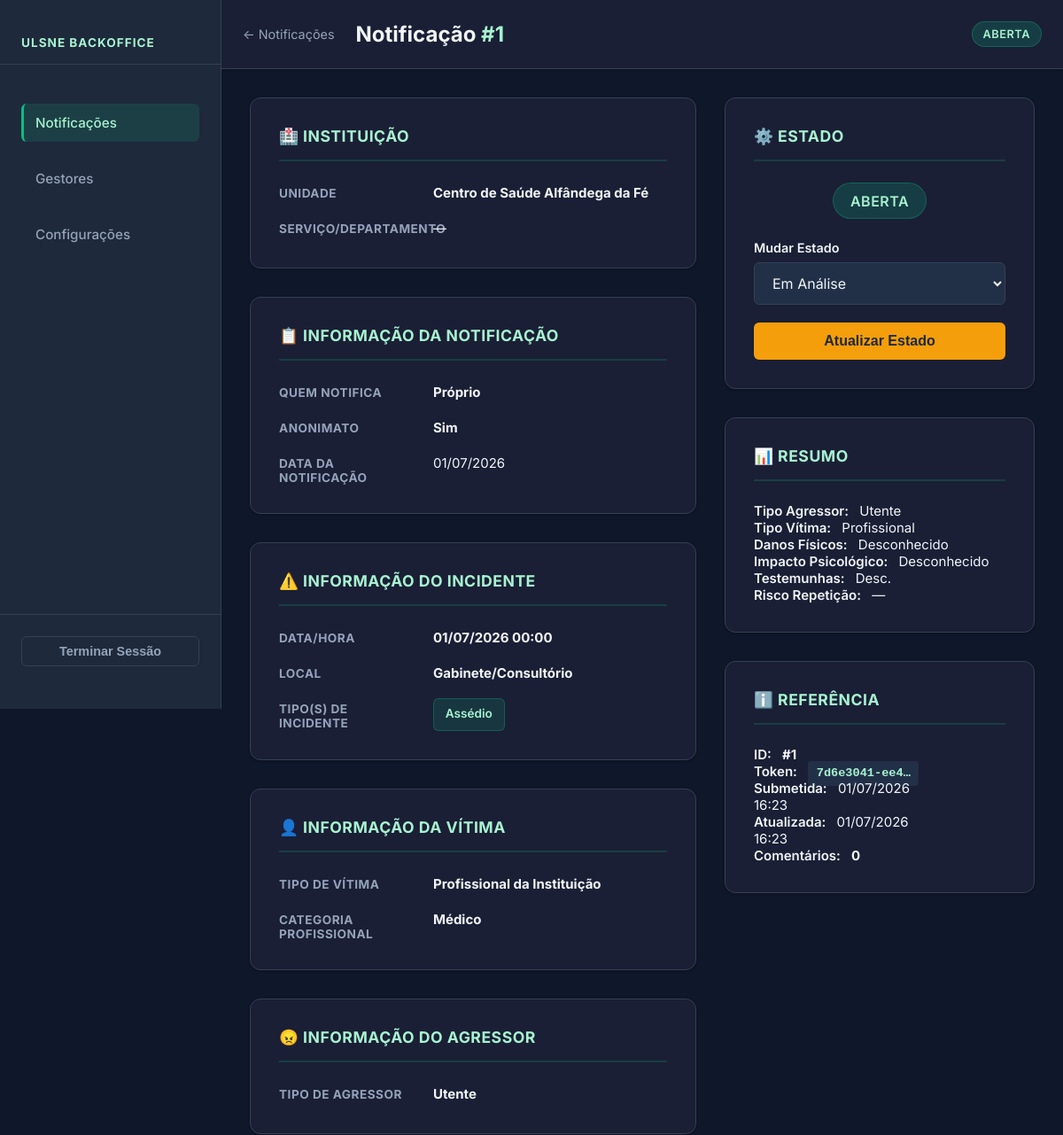
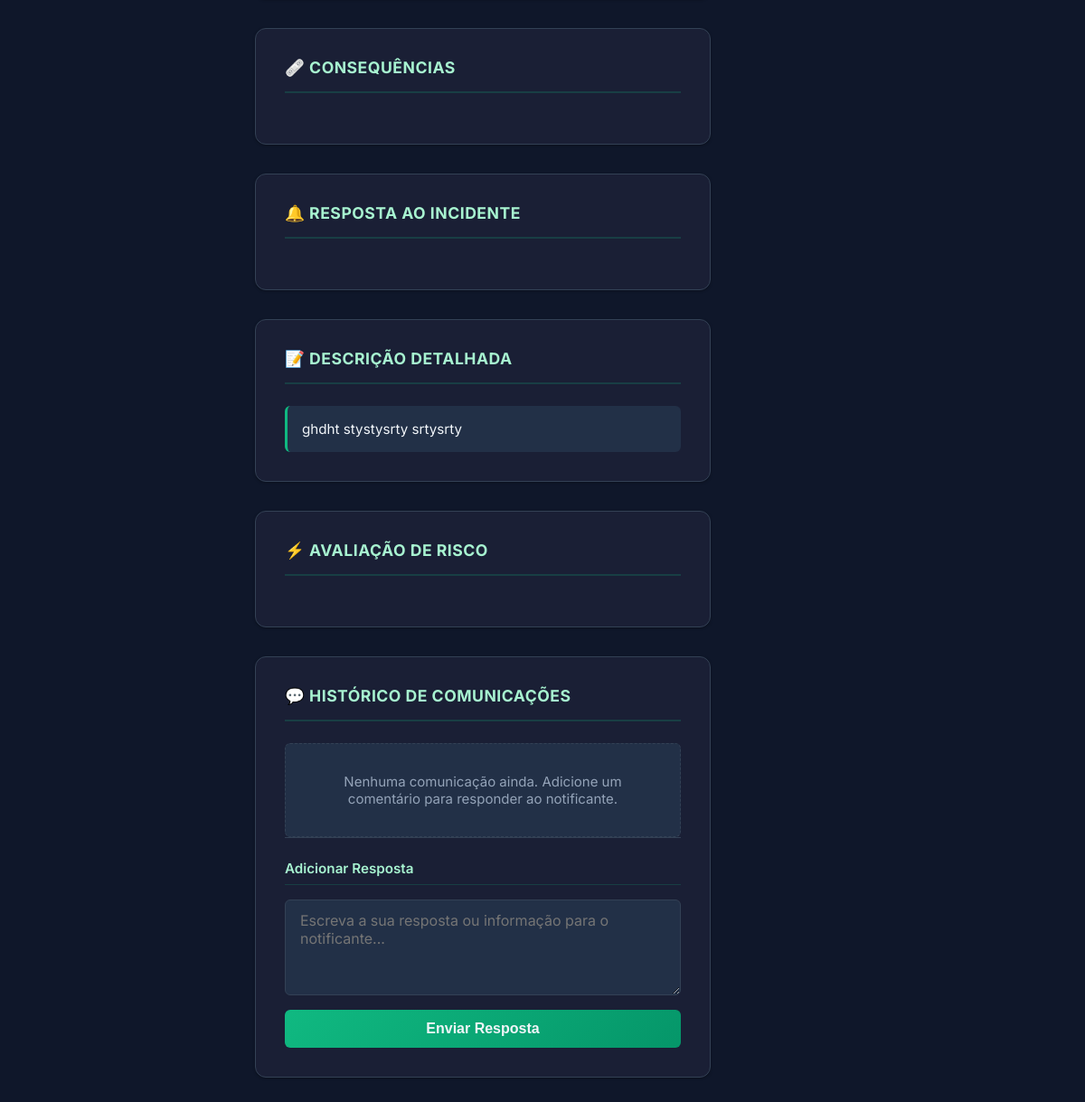
Page /admin/notificacoes/1 (signed in) on the committed database (2 pictures, top to bottom).
### app/models.py (models this page shows)
class Notification(db.Model):
    __tablename__ = 'notifications'
    id = db.Column(db.Integer, primary_key=True)
    token = db.Column(db.String(36), unique=True, nullable=False, default=lambda: str(uuid.uuid4()))
    status = db.Column(db.String(20), nullable=False, default=STATUS_ABERTA)
    unidade_local = db.Column(db.String(200), nullable=False)
    servico = db.Column(db.String(200), nullable=True)
    quem_notifica = db.Column(db.String(50), nullable=False)  # 'proprio', 'outro'
    quem_notifica_outro = db.Column(db.String(200), nullable=True)
    eh_anonimo = db.Column(db.Boolean, default=True)
    nome_notificante = db.Column(db.String(200), nullable=True)
    contacto_notificante = db.Column(db.String(200), nullable=True)
    data_notificacao = db.Column(db.Date, nullable=False)
    data_incidente = db.Column(db.DateTime, nullable=False)
    local_incidente = db.Column(db.String(50), nullable=False)
    local_incidente_outro = db.Column(db.String(200), nullable=True)
    tipos_incidente = db.Column(db.String(500), nullable=False)  # CSV
    tipos_incidente_outro = db.Column(db.String(200), nullable=True)
    tipo_vitima = db.Column(db.String(50), nullable=False)
    categoria_profissional = db.Column(db.String(50), nullable=True)
    nome_vitima = db.Column(db.String(200), nullable=True)
    tipo_agressor = db.Column(db.String(50), nullable=False)
    numero_agressores = db.Column(db.Integer, nullable=True)
    identidade_conhecida = db.Column(db.String(50), nullable=True)  # 'sim', 'nao'
    nome_agressor = db.Column(db.String(200), nullable=True)
    danos_fisicos = db.Column(db.String(50), nullable=True)  # 'sim', 'nao', 'desconhecido'
    impacto_psicologico = db.Column(db.String(50), nullable=True)
    assistencia_medica = db.Column(db.String(50), nullable=True)
    intervencao_autoridades = db.Column(db.String(50), nullable=True)
    quem_foi_informado = db.Column(db.String(500), nullable=True)  # CSV
    quem_informado_outro = db.Column(db.String(200), nullable=True)
    medidas_aplicadas = db.Column(db.String(500), nullable=True)  # CSV
    medidas_outro = db.Column(db.String(200), nullable=True)
    existem_testemunhas = db.Column(db.String(50), nullable=True)
    descricao_testemunhas = db.Column(db.Text, nullable=True)
    descricao = db.Column(db.Text, nullable=False)
    risco_repeticao = db.Column(db.String(50), nullable=True)  # 'sim', 'nao', 'nao_sei'
    agressor_contacto = db.Column(db.String(50), nullable=True)
    created_at = db.Column(db.DateTime, default=datetime.utcnow)
    updated_at = db.Column(db.DateTime, default=datetime.utcnow, onupdate=datetime.utcnow)
    comments = db.relationship('Comment', backref='notification', lazy=True, order_by='Comment.created_at')
    @property
    def status_label(self):
        return STATUS_LABELS.get(self.status, self.status)
    @property
    def tipos_incidente_list(self):
        return [t.strip() for t in self.tipos_incidente.split(',') if t.strip()]
    @property
    def tipos_incidente_labels(self):
        mapping = dict(TIPOS_INCIDENTE)
        return [mapping.get(t, t) for t in self.tipos_incidente_list]

### app/routes/backoffice.py (the view, shortened to what this page needs)
@bp.route('/notificacoes/<int:notif_id>', methods=['GET', 'POST'])
@login_required
def notification_detail(notif_id):
    notif = Notification.query.get_or_404(notif_id)
    comment_form = CommentForm(prefix='comment')
    status_form = StatusForm(prefix='status')
    return render_template(
        'admin/detail.html',
        notif=notif,
        comment_form=comment_form,
        status_form=status_form,
        STATUS_EM_ANALISE=STATUS_EM_ANALISE,
        STATUS_ENCERRADO=STATUS_ENCERRADO,
    )

### app/routes/backoffice.py
class CommentForm(FlaskForm):
    text = TextAreaField('Comentário', validators=[DataRequired(), Length(min=3, max=2000)])
    submit = SubmitField('Adicionar Comentário')

class StatusForm(FlaskForm):
    status = SelectField('Mudar Estado', choices=[
        (STATUS_EM_ANALISE, STATUS_LABELS[STATUS_EM_ANALISE]),
        (STATUS_ENCERRADO, STATUS_LABELS[STATUS_ENCERRADO]),
    ])
    submit = SubmitField('Atualizar Estado')

### app/__init__.py (called while the page is built)
@login_manager.user_loader
def load_user(user_id):
    return User.query.get(int(user_id))

def create_app():
    app = Flask(__name__, instance_relative_config=True)
    app.config.from_object(Config)
    db.init_app(app)
    login_manager.init_app(app)
    csrf.init_app(app)
    from .routes.public import bp as public_bp
    from .routes.auth import bp as auth_bp
    from .routes.backoffice import bp as backoffice_bp
    from .routes.users import bp as users_bp
    from .routes.settings import bp as settings_bp
    app.register_blueprint(public_bp)
    app.register_blueprint(auth_bp)
    app.register_blueprint(backoffice_bp)
    app.register_blueprint(users_bp)
    app.register_blueprint(settings_bp)
    from datetime import datetime
    @app.context_processor
    def inject_now():
        return {'now': datetime.utcnow()}
    with app.app_context():
        db.create_all()
        _seed_admin()
    return app

### app/templates/admin/detail.html (shortened to what this page needs)
{% extends "admin/base_admin.html" %}
{% block topbar %}
  <a href="{{ url_for('backoffice.notifications') }}" class="topbar-back">← Notificações</a>
  <h2 class="topbar-title">Notificação <span class="ref">#{{ notif.id }}</span></h2>
  <span class="badge badge-{{ notif.status }} badge-lg">{{ notif.status_label }}</span>
{% endblock %}
{% block content %}
<div class="detail-layout">
  <div class="detail-main">
    <div class="detail-card">
      <h3>🏥 Instituição</h3>
      <dl class="detail-dl">
        <dt>Unidade</dt>
        <dd><strong>{{ notif.unidade_local }}</strong></dd>
        <dt>Serviço/Departamento</dt>
        <dd>{{ notif.servico or '—' }}</dd>
      </dl>
    </div>
    <div class="detail-card">
      <h3>📋 Informação da Notificação</h3>
      <dl class="detail-dl">
        <dt>Quem notifica</dt>
        <dd>
          <strong>{% if notif.quem_notifica == 'proprio' %}Próprio{% else %}Outro{% endif %}</strong>
        </dd>
        <dt>Anonimato</dt>
        <dd><strong>{% if notif.eh_anonimo %}Sim{% else %}Não{% endif %}</strong></dd>
        <dt>Data da Notificação</dt>
        <dd>{{ notif.data_notificacao.strftime('%d/%m/%Y') }}</dd>
      </dl>
    </div>
    <div class="detail-card">
      <h3>⚠️ Informação do Incidente</h3>
      <dl class="detail-dl">
        <dt>Data/Hora</dt>
        <dd><strong>{{ notif.data_incidente.strftime('%d/%m/%Y %H:%M') }}</strong></dd>
        <dt>Local</dt>
        <dd>
          <strong>{% set locais = {'gabinete': 'Gabinete/Consultório', 'sala_espera': 'Sala de Espera', 'servico_clinico': 'Serviço/Unidade Clínica', 'corredor': 'Corredor ou Espaço Comum', 'exterior': 'Exterior da Instituição', 'outro': 'Outro'} %}
            {{ locais.get(notif.local_incidente, notif.local_incidente) }}</strong>
        </dd>
        <dt>Tipo(s) de Incidente</dt>
        <dd>
          <div class="tag-list">
            {% for t in notif.tipos_incidente_labels %}<span class="tag">{{ t }}</span>{% endfor %}
          </div>
        </dd>
      </dl>
    </div>
    <div class="detail-card">
      <h3>👤 Informação da Vítima</h3>
      <dl class="detail-dl">
        <dt>Tipo de Vítima</dt>
        <dd>
          <strong>{% set vitimas = {'profissional': 'Profissional da Instituição', 'utente': 'Utente', 'familiar': 'Familiar/Acompanhante', 'outro': 'Outro'} %}
            {{ vitimas.get(notif.tipo_vitima, notif.tipo_vitima) }}</strong>
        </dd>
        {% if notif.categoria_profissional %}
        <dt>Categoria Profissional</dt>
        <dd>
          <strong>{% set categorias = {'medico': 'Médico', 'enfermeiro': 'Enfermeiro', 'psicologo': 'Psicólogo', 'tecnico': 'Técnico', 'assistente_operacional': 'Assistente Operacional', 'administrativo': 'Administrativo', 'outro': 'Outro'} %}
            {{ categorias.get(notif.categoria_profissional, notif.categoria_profissional) }}</strong>
        </dd>
        {% endif %}
      </dl>
    </div>
    <div class="detail-card">
      <h3>😠 Informação do Agressor</h3>
      <dl class="detail-dl">
        <dt>Tipo de Agressor</dt>
        <dd>
          <strong>{% set agressores = {'utente': 'Utente', 'familiar': 'Familiar/Acompanhante', 'profissional': 'Profissional da Instituição', 'externa': 'Pessoa Externa', 'desconhecido': 'Desconhecido'} %}
            {{ agressores.get(notif.tipo_agressor, notif.tipo_agressor) }}</strong>
        </dd>
      </dl>
    </div>
    <div class="detail-card">
      <h3>🩹 Consequências</h3>
    </div>
    <div class="detail-card">
      <h3>🔔 Resposta ao Incidente</h3>
    </div>
    <div class="detail-card">
      <h3>📝 Descrição Detalhada</h3>
      <div class="text-block">{{ notif.descricao }}</div>
    </div>
    <div class="detail-card">
      <h3>⚡ Avaliação de Risco</h3>
    </div>
    <div class="detail-card">
      <h3>💬 Histórico de Comunicações</h3>
      {% if notif.comments %}
        <div class="comment-thread">
          {% for comment in notif.comments %}
            <div class="comment comment--{{ comment.author_type }}">
              <div class="comment-meta">
                {% if comment.author_type == 'manager' %}
                  <span class="comment-author manager-label">
                    {{ comment.author.username if comment.author else 'Gestor' }}
                  </span>
                {% else %}
                  <span class="comment-author user-label">Notificante</span>
                {% endif %}
                <span class="comment-date">{{ comment.created_at.strftime('%d/%m/%Y %H:%M') }}</span>
              </div>
              <div class="comment-body">{{ comment.text }}</div>
            </div>
          {% endfor %}
        </div>
      {% else %}
        <p class="empty-thread">Nenhuma comunicação ainda. Adicione um comentário para responder ao notificante.</p>
      {% endif %}
      <div class="comment-compose">
        <h4>Adicionar Resposta</h4>
        <form method="POST">
          <div class="form-group">
            {{ comment_form.text(class="form-control textarea" + (" is-invalid" if comment_form.text.errors else ""), rows=4, placeholder="Escreva a sua resposta ou informação para o notificante...") }}
          </div>
          <button type="submit" name="comment-submit" class="btn btn-primary btn-block">Enviar Resposta</button>
        </form>
      </div>
    </div>
  </div>
  <div class="detail-sidebar">
    <div class="detail-card">
      <h3>⚙️ Estado</h3>
      <div class="current-status">
        <span class="badge badge-{{ notif.status }} badge-lg">{{ notif.status_label }}</span>
      </div>
      {% if notif.status != 'encerrado' %}
        <form method="POST" class="status-form">
          <div class="form-group">
            {{ status_form.status.label }}
            {{ status_form.status(class="form-control select") }}
          </div>
          <button type="submit" name="status-submit" class="btn btn-warning btn-block">Atualizar Estado</button>
        </form>
      {% else %}
        <div class="closed-msg">
          <strong>✓ Encerrada</strong><br>
          Esta notificação foi resolvida.
        </div>
      {% endif %}
    </div>
    <div class="detail-card">
      <h3>📊 Resumo</h3>
      <dl class="detail-dl--sm">
        <dt>Tipo Agressor:</dt>
        <dd>{% set agressores = {'utente': 'Utente', 'familiar': 'Familiar', 'profissional': 'Profissional', 'externa': 'Externa', 'desconhecido': 'Desconhecido'} %}{{ agressores.get(notif.tipo_agressor, '—') }}</dd>
        <dt>Tipo Vítima:</dt>
        <dd>{% set vitimas = {'profissional': 'Profissional', 'utente': 'Utente', 'familiar': 'Familiar', 'outro': 'Outro'} %}{{ vitimas.get(notif.tipo_vitima, '—') }}</dd>
        <dt>Danos Físicos:</dt>
        <dd>{% if notif.danos_fisicos == 'sim' %}<span style="color: var(--red);">Sim</span>{% elif notif.danos_fisicos == 'nao' %}<span style="color: var(--green);">Não</span>{% else %}Desconhecido{% endif %}</dd>
        <dt>Impacto Psicológico:</dt>
        <dd>{% if notif.impacto_psicologico == 'sim' %}<span style="color: var(--red);">Sim</span>{% elif notif.impacto_psicologico == 'nao' %}<span style="color: var(--green);">Não</span>{% else %}Desconhecido{% endif %}</dd>
        <dt>Testemunhas:</dt>
        <dd>{% if notif.existem_testemunhas == 'sim' %}<span style="color: var(--green);">Sim</span>{% elif notif.existem_testemunhas == 'nao' %}<span style="color: var(--gray-400);">Não</span>{% else %}Desc.{% endif %}</dd>
        <dt>Risco Repetição:</dt>
        <dd>{% if notif.risco_repeticao == 'sim' %}<span style="color: var(--red);">Alto</span>{% elif notif.risco_repeticao == 'nao' %}<span style="color: var(--green);">Baixo</span>{% else %}—{% endif %}</dd>
      </dl>
    </div>
    <div class="detail-card">
      <h3>ℹ️ Referência</h3>
      <dl class="detail-dl--sm">
        <dt>ID:</dt>
        <dd><strong>#{{ notif.id }}</strong></dd>
        <dt>Token:</dt>
        <dd><code class="token-sm" title="{{ notif.token }}">{{ notif.token[:12] }}…</code></dd>
        <dt>Submetida:</dt>
        <dd>{{ notif.created_at.strftime('%d/%m/%Y<br>%H:%M') | safe }}</dd>
        <dt>Atualizada:</dt>
        <dd>{{ notif.updated_at.strftime('%d/%m/%Y<br>%H:%M') | safe }}</dd>
        <dt>Comentários:</dt>
        <dd><strong>{{ notif.comments | length }}</strong></dd>
      </dl>
    </div>
  </div>
</div>
{% endblock %}

### app/templates/admin/base_admin.html (shortened to what this page needs)
<!DOCTYPE html>
<html lang="pt">
<head>
  <link rel="stylesheet" href="{{ url_for('static', filename='css/admin.css') }}">
</head>
<body class="admin-layout">
  <aside class="sidebar">
    <div class="sidebar-brand">
      <div class="sidebar-brand-text">ULSNE Backoffice</div>
    </div>
    <nav class="sidebar-nav">
      <li class="sidebar-nav-item">
        <a href="{{ url_for('backoffice.notifications') }}" class="sidebar-nav-link {% if request.blueprint == 'backoffice' %}active{% endif %}">
          Notificações
        </a>
      </li>
      <li class="sidebar-nav-item">
        <a href="{{ url_for('users.list_users') }}" class="sidebar-nav-link {% if request.blueprint == 'users' %}active{% endif %}">
          Gestores
        </a>
      </li>
      <li class="sidebar-nav-item">
        <a href="{{ url_for('settings.smtp') }}" class="sidebar-nav-link {% if request.blueprint == 'settings' %}active{% endif %}">
          Configurações
        </a>
      </li>
    </nav>
    <div class="sidebar-logout">
      <form method="POST" action="{{ url_for('auth.logout') }}">
        <button type="submit" class="btn btn-ghost btn-sm" style="width: 100%;">
          Terminar Sessão
        </button>
      </form>
    </div>
  </aside>
  <div class="admin-content">
    <div class="topbar">
      {% block topbar %}{% endblock %}
    </div>
    <main class="admin-view">
      {% block content %}{% endblock %}
    </main>
  </div>
</body>
</html>

### rows in the picture
Notification: id "1", status_label "ABERTA", unidade_local "Centro de Saúde Alfândega da Fé", servico "—", data_notificacao "01/07/2026", data_incidente "01/07/2026 00:00", get "Gabinete/Consultório", get "Profissional da Instituição", get "Médico", get "Utente", descricao "ghdht stystysrty srtysrty", get "Profissional", token "7d6e3041-ee4", created_at "01/07/2026 16:23", updated_at "01/07/2026 16:23"

### other values in the picture
{{ t }} "Assédio"
{{ status_form.status.label }} "Mudar Estado"
{{ notif.comments | length }} "0"
